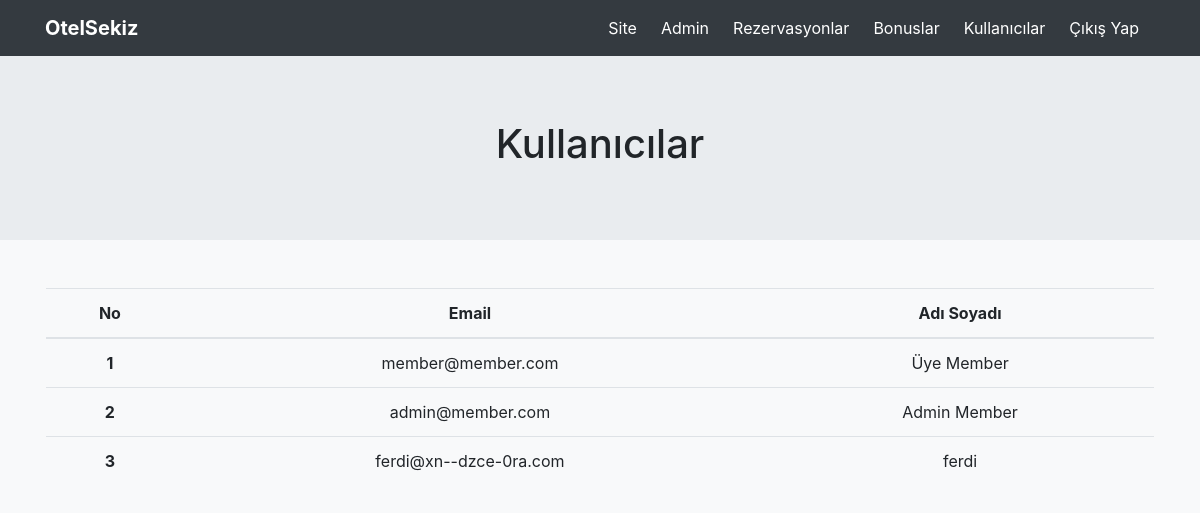
Screenshot of /admin/kullanicilar (signed in) with the database file from the repository.
### app.py (models this page shows)
    class User(db.Model, UserMixin):
        __tablename__ = 'users'
        id = db.Column(db.Integer, primary_key=True)
        active = db.Column('is_active', db.Boolean(), nullable=False, server_default='1')
        email = db.Column(db.String(255, collation='NOCASE'), nullable=False, unique=True)
        email_confirmed_at = db.Column(db.DateTime())
        password = db.Column(db.String(255), nullable=False, server_default='')
        name = db.Column(db.String(100, collation='NOCASE'), nullable=False, server_default='')
        roles = db.relationship('Role', secondary='user_roles')

### app.py (the view)
    @app.route('/admin/kullanicilar')
    @roles_required('Admin')
    def admin_kullanici():
        kullanicilar = User.query.order_by(User.id).all()
        return render_template('admin/kullanicilar.html', kullanicilar=kullanicilar)

### templates/admin/kullanicilar.html
{% include 'admin/header.html' %}
<div class="jumbotron jumbotron-fluid">
  <div class="container">
    <h1 class="display-6 text-center">Kullanıcılar</h1>
  </div>
</div>
<div class="container p-3 text-center">
  <table class="table">
    <thead>
      <tr>
        <th scope="col">No</th>
        <th scope="col">Email</th>
        <th scope="col">Adı Soyadı</th>
      </tr>
    </thead>
    <tbody>
      {% for kullanici in kullanicilar %}
      <tr>
        <th scope="row">{{kullanici.id}}</th>
        <td>{{kullanici.email}}</td>
        <td>{{kullanici.name}}</td>
      </tr>
      {% endfor %}
    </tbody>
  </table>
</div>
{% include 'admin/footer.html' %}

### rows the page displays
User: id "1", email "member@member.com", name "Üye Member"
User: id "2", email "admin@member.com", name "Admin Member"
User: id "3", email "ferdi@xn--dzce-0ra.com", name "ferdi"
